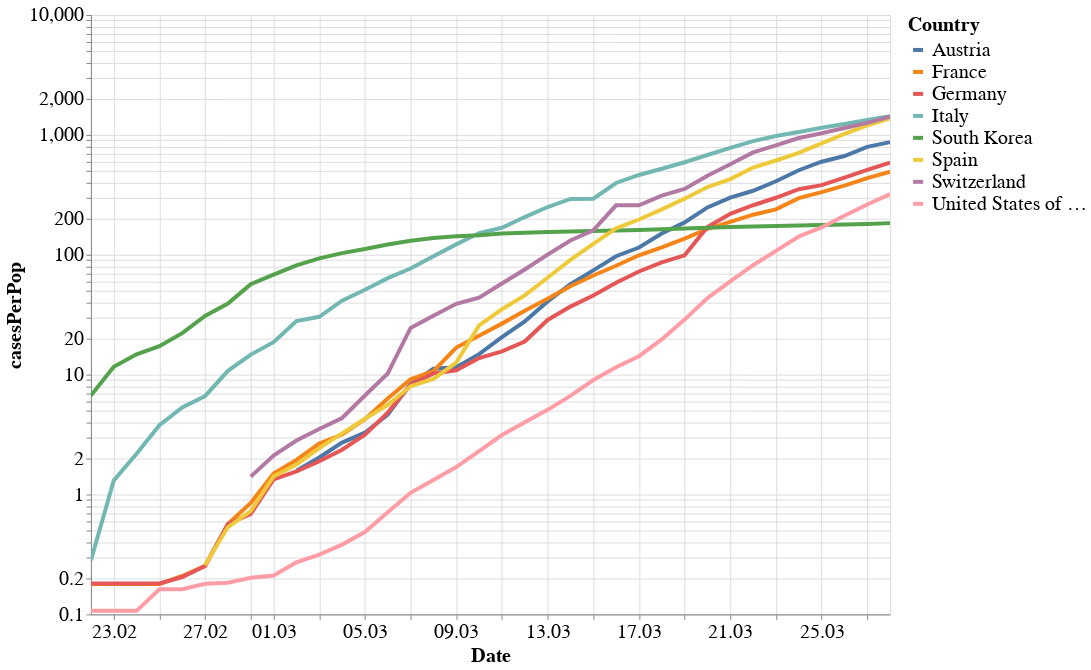

The cell this chart's notebook holds for it:
### Code cell
alt.Chart(df[(df.Country.isin(countries)) & (df.dateRep > '2020-02-21')]).mark_line().encode(
    alt.Y('casesPerPop', scale=alt.Scale(type='log')),
    alt.X('dateRep:T', axis = alt.Axis(title = 'Date', format = ("%d.%m"))),
    color='Country',
    tooltip=['Country', 'dateRep', 'casesPerPop']
).properties(
    height=600,
    width=800
).transform_filter(
    (datum.TotalCases > 10)
).interactive()

### Figure 1 — Vega-Lite specification as saved in the notebook (floating-point values rounded to 4 significant figures; data arrays with more than 128 entries replaced by an {"elided": "..."} marker saying what was removed)
{"width": 800, "height": 600, "config": {"line": {"strokeWidth": 4}, "style": {"bar": {"size": 20}}, "legend": {"symbolSize": 100, "titleFontSize": 20, "labelFontSize": 20}, "axis": {"titleFontSize": 20, "labelFontSize": 20}}, "data": {"name": "data-92bbde4a15c9c4de0a5527f70c59e0e5"}, "mark": "line", "encoding": {"color": {"type": "nominal", "field": "Country"}, "tooltip": [{"type": "nominal", "field": "Country"}, {"type": "temporal", "field": "dateRep"}, {"type": "quantitative", "field": "casesPerPop"}], "x": {"type": "temporal", "axis": {"format": "%d.%m", "title": "Date"}, "field": "dateRep"}, "y": {"type": "quantitative", "field": "casesPerPop", "scale": {"type": "log"}}}, "selection": {"selector012": {"type": "interval", "bind": "scales", "encodings": ["x", "y"]}}, "transform": [{"filter": "(datum.TotalCases > 10)"}], "$schema": "https://vega.github.io/schema/vega-lite/v4.0.2.json", "datasets": {"data-92bbde4a15c9c4de0a5527f70c59e0e5": {"elided": "288 records"}}}
